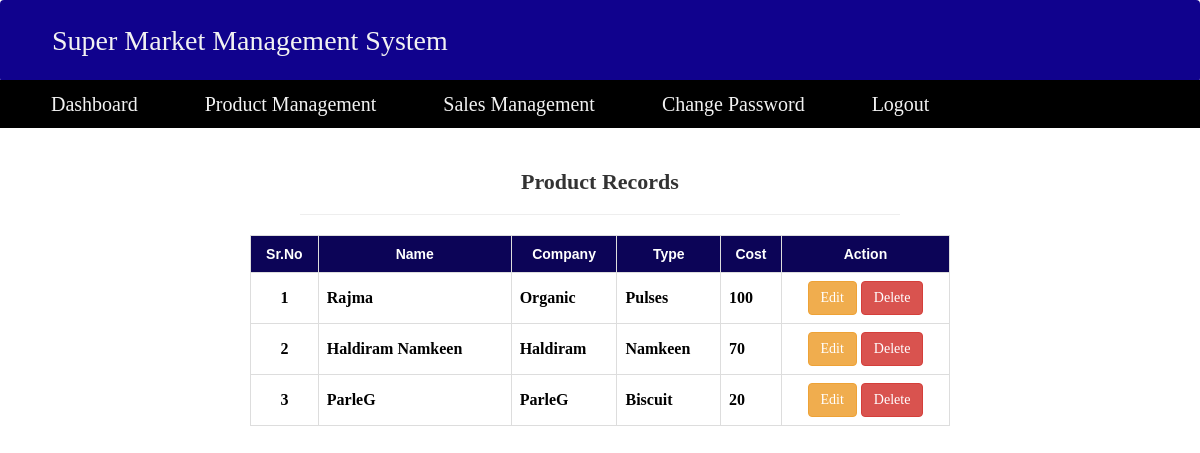
Screenshot of /viewproduct/ (signed in) with the database file from the repository.
### superapp/models.py (models this page shows, shortened)
class Product(models.Model):
    name=models.CharField(max_length=20)
    company=models.CharField(max_length=20)
    protype=models.CharField(max_length=20)
    cost=models.CharField(max_length=5)

### superapp/views.py (the view)
# urls.py: path('viewproduct/',views.viewproduct,name='viewproduct'),
@login_required
def viewproduct(request):
    products=Product.objects.all()
    return render(request,'viewproduct.html',{'products':products})

### templates/viewproduct.html (shortened to what this page needs)
<!DOCTYPE html>
<html>
<head>
<link rel="stylesheet" href="https://maxcdn.bootstrapcdn.com/bootstrap/3.4.1/css/bootstrap.min.css">
</head>
<body>
<div class="navbar">
  <a href="{% url 'home' %}" style="font-family: times;">Super Market Management System</a>
</div>
<div class="nav1" style="font-family: times;">
    <a href="{% url 'frontpage' %}">Dashboard</a>
    <a href="#">Product Management</a>
    <a href="#">Sales Management</a>
    <a href="#">Change Password</a>
    <a href="{% url 'logoutpage' %}">Logout</a>
</div>
<div class="main">
    <br>
    <p>
      <div style="text-align: center;">
  <h1 style="font-size: 22px;font-family:times;"><b>Product Records</b></h1>
  <hr style="color:black;width:600px; text-align:center ">
  <table style="width:700px;margin-left:auto;margin-right:auto">
  <tr style="background-color: rgb(12, 4, 87);color:white;">
    <th style="text-align: center;">Sr.No</th>
    <th style="text-align: center;">Name</th>
    <th style="text-align: center;">Company</th>
    <th style="text-align: center;">Type</th>
    <th style="text-align: center;">Cost</th>
    <th style="text-align: center;">Action</th>
  </tr>
  {% for product in products %}
                <tr style="color: black;font-size:16px;font-family:times;height:5px;">
                    <th style="text-align: center;">{{ forloop.counter }}</th>
                    <th>{{ product.name }}</th>
                    <th>{{ product.company }}</th>
                    <th>{{ product.protype }}</th>
                    <th>{{ product.cost }}</th>
                    <th style="text-align: center;"><a href="{% url 'editproduct' product.pk %}" class="btn btn-warning" type="button">Edit</a>  <a href="{% url 'deleteproduct' product.pk %}" class="btn btn-danger">Delete</a></th>
                </tr>
                {% endfor %}
   </table>
  </div>
</p>
  </div>
</body>
</html>

### templates/viewproduct.html (style rules this page uses)
body { margin:0; }
.navbar { overflow: hidden; background-color: rgb(16, 2, 141); position: fixed; top: 0; width: 100%; }
.navbar a { float: left; display: block; color: #f2f2f2; text-align: center; padding: 20px 16px; text-decoration: none; font-size: 28px; margin-left: 35px; }
.nav1 { overflow: hidden; background-color: rgb(0, 0, 0); position: fixed; top: 30; width: 100%; }
.nav1 a { float: left; display: block; color: #f2f2f2; text-align: center; padding: 9.5px 16px; text-decoration: none; font-size: 20px; margin-left: 35px; }
.main { padding: 50px; margin-top: 80px; }
table { font-family: arial, sans-serif; border-collapse: collapse; width: 100%; }
td, th { border: 1px solid #dddddd; text-align: left; padding: 8px; }

### rows the page displays
Product: name "Rajma", company "Organic", protype "Pulses", cost "100"
Product: name "Haldiram Namkeen", company "Haldiram", protype "Namkeen", cost "70"
Product: name "ParleG", company "ParleG", protype "Biscuit", cost "20"
